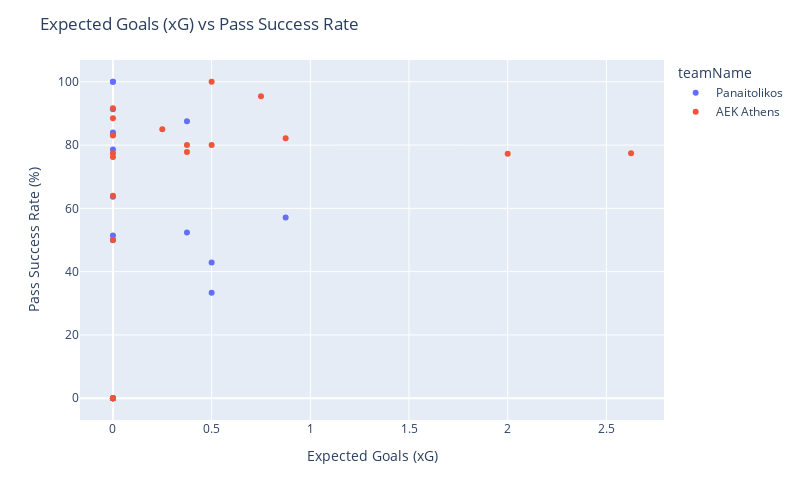

Here is the notebook cell this chart was saved with:
### Code cell
import plotly.express as px

fig = px.scatter(df, x='xG', y='passSuccessRate', hover_data=['matchName'], color='teamName')
fig.update_layout(title='Expected Goals (xG) vs Pass Success Rate', 
                  xaxis_title='Expected Goals (xG)', 
                  yaxis_title='Pass Success Rate (%)', 
                  autosize=False, width=800, height=500)
fig.show()

### Figure 1 — Plotly figure (JSON) as saved in the notebook; plotly's stock layout.template omitted (floating-point values rounded to 4 significant figures)
{"data": [{"customdata": [["G. Anestis"], ["I. Chatzitheodoridis"], ["D. Cornelius"], ["J. Une-Larsson"], ["K. Apostolakis"], ["J. Díaz"], ["S. Mladen"], ["Frederico Duarte"], ["N. Dago"], ["N. Karelis"], ["L. Shengelia"], ["M. Bakakis"], ["D. Flores"], ["D. Houhoumis"], ["D. Kolovos"], ["J. Morsay"], ["J. Mårtensson"], ["João Pedro"], ["A. Stergiakis"], ["G. Xenitidis"]], "hovertemplate": "teamName=Panaitolikos<br>xG=%{x}<br>passSuccessRate=%{y}<br>matchName=%{customdata[0]}<extra></extra>", "legendgroup": "Panaitolikos", "marker": {"color": "#636efa", "symbol": "circle"}, "mode": "markers", "name": "Panaitolikos", "orientation": "v", "showlegend": true, "type": "scatter", "x": [0, 0, 0, 0, 0, 0, 0.375, 0, 0, 0.875, 0.375, 0, 0, 0, 0.5, 0.5, 0, 0, 0, 0], "xaxis": "x", "y": [51.43, 63.64, 91.3, 78.57, 84, 83.33, 52.38, 50, 50, 57.14, 87.5, 0, 100, 0, 33.33, 42.86, 100, 0, 0, 0], "yaxis": "y"}, {"customdata": [["C. Stanković"], ["E. Hajisafi"], ["G. Tzavellas"], ["D. Vida"], ["L. Rota"], ["D. Szymański"], ["N. Eliasson"], ["M. Gaćinović"], ["O. Pineda"], ["S. Araújo"], ["L. García"], ["N. Amrabat"], ["G. Athanasiadis"], ["A. Fransson"], ["K. Galanopoulos"], ["P. Mantalos"], ["G. Mitoglou"], ["M. Mohammadi"], ["H. Moukoudi"], ["T. van Weert"]], "hovertemplate": "teamName=AEK Athens<br>xG=%{x}<br>passSuccessRate=%{y}<br>matchName=%{customdata[0]}<extra></extra>", "legendgroup": "AEK Athens", "marker": {"color": "#EF553B", "symbol": "circle"}, "mode": "markers", "name": "AEK Athens", "orientation": "v", "showlegend": true, "type": "scatter", "x": [0, 0, 0.25, 0, 0, 0, 0.375, 0.875, 0, 2.625, 2, 0.375, 0, 0, 0, 0.5, 0, 0.5, 0.75, 0], "xaxis": "x", "y": [64, 77.42, 85, 83.05, 76.19, 91.67, 77.78, 82.14, 88.46, 77.42, 77.27, 80, 0, 0, 50, 80, 0, 100, 95.45, 0], "yaxis": "y"}], "layout": {"autosize": false, "height": 500, "legend": {"title": {"text": "teamName"}, "tracegroupgap": 0}, "margin": {"t": 60}, "title": {"text": "Expected Goals (xG) vs Pass Success Rate"}, "width": 800, "xaxis": {"anchor": "y", "domain": [0, 1], "title": {"text": "Expected Goals (xG)"}}, "yaxis": {"anchor": "x", "domain": [0, 1], "title": {"text": "Pass Success Rate (%)"}}}}
